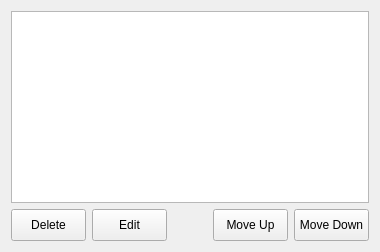
       <widget class="QWidget" name="page_4">
        <layout class="QVBoxLayout" name="verticalLayout_2">
         <item>
          <widget class="QTreeView" name="boardListView">
           <property name="rootIsDecorated">
            <bool>false</bool>
           </property>
          </widget>
         </item>
         <item>
          <layout class="QHBoxLayout" name="horizontalLayout1">
           <item>
            <widget class="QToolButton" name="deleteBoardBtn">
             <property name="minimumSize">
              <size>
               <width>75</width>
               <height>32</height>
              </size>
             </property>
             <property name="maximumSize">
              <size>
               <width>32</width>
               <height>32</height>
              </size>
             </property>
             <property name="font">
              <font>
               <weight>50</weight>
               <bold>false</bold>
              </font>
             </property>
             <property name="text">
              <string>Delete</string>
             </property>
            </widget>
           </item>
           <item>
            <widget class="QToolButton" name="editBoardBtn">
             <property name="minimumSize">
              <size>
               <width>75</width>
               <height>32</height>
              </size>
             </property>
             <property name="maximumSize">
              <size>
               <width>32</width>
               <height>32</height>
              </size>
             </property>
             <property name="font">
              <font>
               <weight>50</weight>
               <bold>false</bold>
              </font>
             </property>
             <property name="text">
              <string>Edit</string>
             </property>
             <property name="iconSize">
              <size>
               <width>32</width>
               <height>32</height>
              </size>
             </property>
            </widget>
           </item>
           <item>
            <spacer name="horizontalSpacer_5">
             <property name="orientation">
              <enum>Qt::Horizontal</enum>
             </property>
             <property name="sizeHint" stdset="0">
              <size>
               <width>40</width>
               <height>20</height>
              </size>
             </property>
            </spacer>
           </item>
           <item>
            <widget class="QToolButton" name="moveUpBtn">
             <property name="sizePolicy">
              <sizepolicy hsizetype="Fixed" vsizetype="Fixed">
               <horstretch>0</horstretch>
               <verstretch>0</verstretch>
              </sizepolicy>
             </property>
             <property name="minimumSize">
              <size>
               <width>75</width>
               <height>32</height>
              </size>
             </property>
             <property name="maximumSize">
              <size>
               <width>32</width>
               <height>32</height>
              </size>
             </property>
             <property name="font">
              <font>
               <weight>50</weight>
               <bold>false</bold>
              </font>
             </property>
             <property name="text">
              <string>Move Up</string>
             </property>
             <property name="toolButtonStyle">
              <enum>Qt::ToolButtonIconOnly</enum>
             </property>
            </widget>
           </item>
           <item>
            <widget class="QToolButton" name="moveDownBtn">
             <property name="minimumSize">
              <size>
               <width>75</width>
               <height>32</height>
              </size>
             </property>
             <property name="maximumSize">
              <size>
               <width>32</width>
               <height>32</height>
              </size>
             </property>
             <property name="font">
              <font>
               <weight>50</weight>
               <bold>false</bold>
              </font>
             </property>
             <property name="text">
              <string>Move Down</string>
             </property>
            </widget>
           </item>
          </layout>
         </item>
        </layout>
       </widget>
